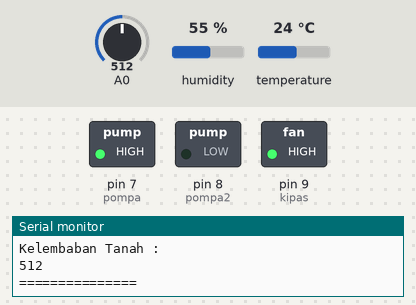
Bench run of a sketch on a simulated Arduino Uno, built with avr-gcc and run on an emulated ATmega328P. On the bench: switched loads named in the sketch (green lamp = pin HIGH), the last lines printed to the serial monitor. The inputs (shaded band) are chosen by the test bench; at power-on: temperature 24 °C, A0 = 512, humidity 55 %.

Above: at 1.9 s.
2.0 s: temperature set to 16 °C
3.5 s: temperature set to 13 °C
At 5.5 s:
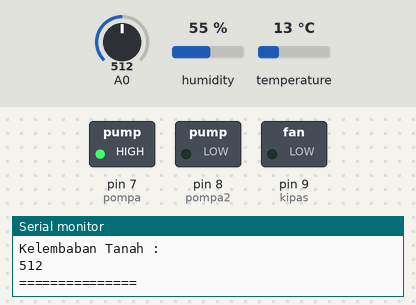
5.9 s: A0 set to 312
7.8 s: A0 set to 288
At 9.5 s:
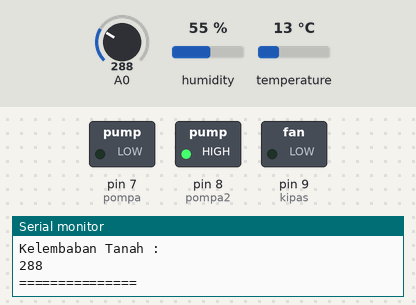
10.3 s: temperature set to 19 °C
At 11.9 s:
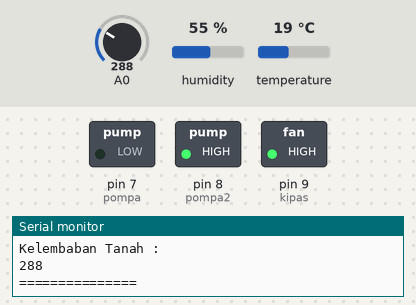
12.4 s: temperature set to 12 °C
At 14.6 s:
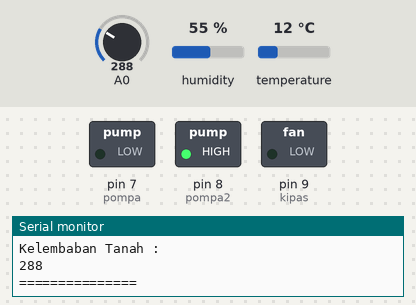
Timing chart, 0 to 15.6 s (numbered marks = the images above; inputs shaded):
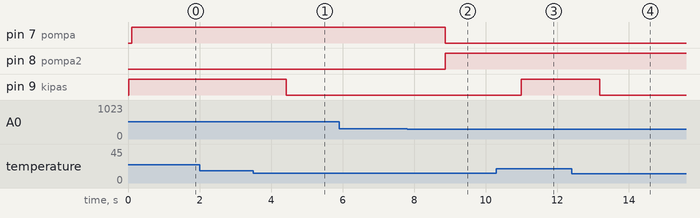

Measured:
- the behaviour switches between 15 and 14 °C on temperature (found by bisection; images 0 and 1)
- the behaviour switches between 300 and 299 on A0 (found by bisection; images 1 and 2)
- after the input at 3.5 s, pin 9 (kipas): HIGH → LOW after 0.92 s
- after the input at 7.8 s, pin 7 (pompa): HIGH → LOW after 1.1 s; pin 8 (pompa2): LOW → HIGH after 1.1 s
- after the input at 10.3 s, pin 9 (kipas): LOW → HIGH after 0.69 s
- after the input at 12.4 s, pin 9 (kipas): HIGH → LOW after 0.78 s

The sketch:

sketch_jun17b.ino
```cpp
#include <dht.h>
dht DHT;
const int pompa=7;
const int pompa2=8;
const int sensorSuhu=6;
const int kipas=9;

void setup() {
  // put your setup code here, to run once:
  Serial.begin(9600);
  pinMode(pompa,OUTPUT);
  pinMode(pompa2,OUTPUT);
  pinMode(kipas,OUTPUT);
}

void loop() {
  // put your main code here, to run repeatedly:
ReadSuhu();
ReadKelembabanTanah();
//KipasMenyala();

delay(1000);
}

void ReadSuhu(){
  //membaca sensor suhu
DHT.read11(sensorSuhu);
Serial.println("===============");
Serial.println("Kelembaban udara :");
Serial.print(DHT.humidity);
Serial.println("%");
Serial.println("SUHU :");
Serial.print(DHT.temperature);
Serial.println("*C");

//nyalain kipas otomatis
if (DHT.temperature >= 15){
  digitalWrite(kipas,HIGH);
  Serial.println("KIPAS MENYALA");
}
else if(DHT.temperature<=14){
  digitalWrite(kipas,LOW);
  Serial.println("Kipas Mati");
}
Serial.println("===============");
}

void ReadKelembabanTanah(){
int sensorValue= analogRead(A0);
Serial.println("Kelembaban Tanah : ");
Serial.println(sensorValue);
Serial.println("===============");
//seleksi indikator dan pompa
if(sensorValue>350){
  digitalWrite(pompa,HIGH);digitalWrite(pompa2,LOW);
  }
else if(sensorValue<300){
  digitalWrite(pompa2,HIGH);digitalWrite(pompa,LOW);
  }
}


//tidak otomatis
/*void KipasMenyala(){
//seleksi untuk kipas menyala
int nilai= Serial.parseInt();
if (nilai==1){
  digitalWrite(kipas,HIGH);
  Serial.println("KIPAS MENYALA");
}
Serial.println("===============");
}*/
```
